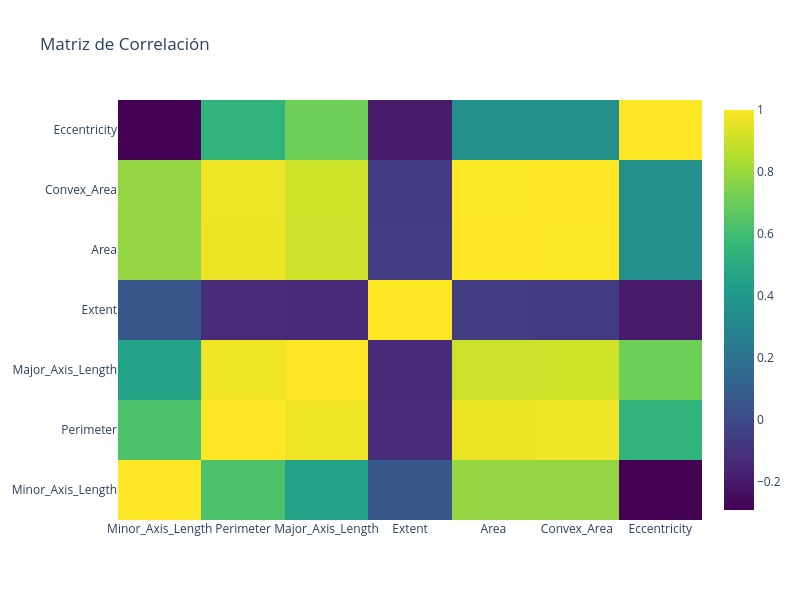

The code cell stored with this chart in its notebook:
### Code cell
analisis.corr_matrix()

### Figure 1 — Plotly figure (JSON) as saved in the notebook; plotly's stock layout.template omitted (floating-point values rounded to 4 significant figures)
{"data": [{"colorscale": [[0, "#440154"], [0.1111, "#482878"], [0.2222, "#3e4989"], [0.3333, "#31688e"], [0.4444, "#26828e"], [0.5556, "#1f9e89"], [0.6667, "#35b779"], [0.7778, "#6ece58"], [0.8889, "#b5de2b"], [1, "#fde725"]], "type": "heatmap", "x": ["Minor_Axis_Length", "Perimeter", "Major_Axis_Length", "Extent", "Area", "Convex_Area", "Eccentricity"], "y": ["Minor_Axis_Length", "Perimeter", "Major_Axis_Length", "Extent", "Area", "Convex_Area", "Eccentricity"], "z": [[1.0, 0.6298, 0.4521, 0.06337, 0.7878, 0.7873, -0.2917], [0.6298, 1.0, 0.9719, -0.1309, 0.9665, 0.9699, 0.5446], [0.4521, 0.9719, 1.0, -0.1396, 0.903, 0.9034, 0.7109], [0.06337, -0.1309, -0.1396, 1.0, -0.06118, -0.06583, -0.1986], [0.7878, 0.9665, 0.903, -0.06118, 1.0, 0.9989, 0.3521], [0.7873, 0.9699, 0.9034, -0.06583, 0.9989, 1.0, 0.3527], [-0.2917, 0.5446, 0.7109, -0.1986, 0.3521, 0.3527, 1.0]]}], "layout": {"height": 600, "title": {"text": "Matriz de Correlación"}, "width": 800}}
